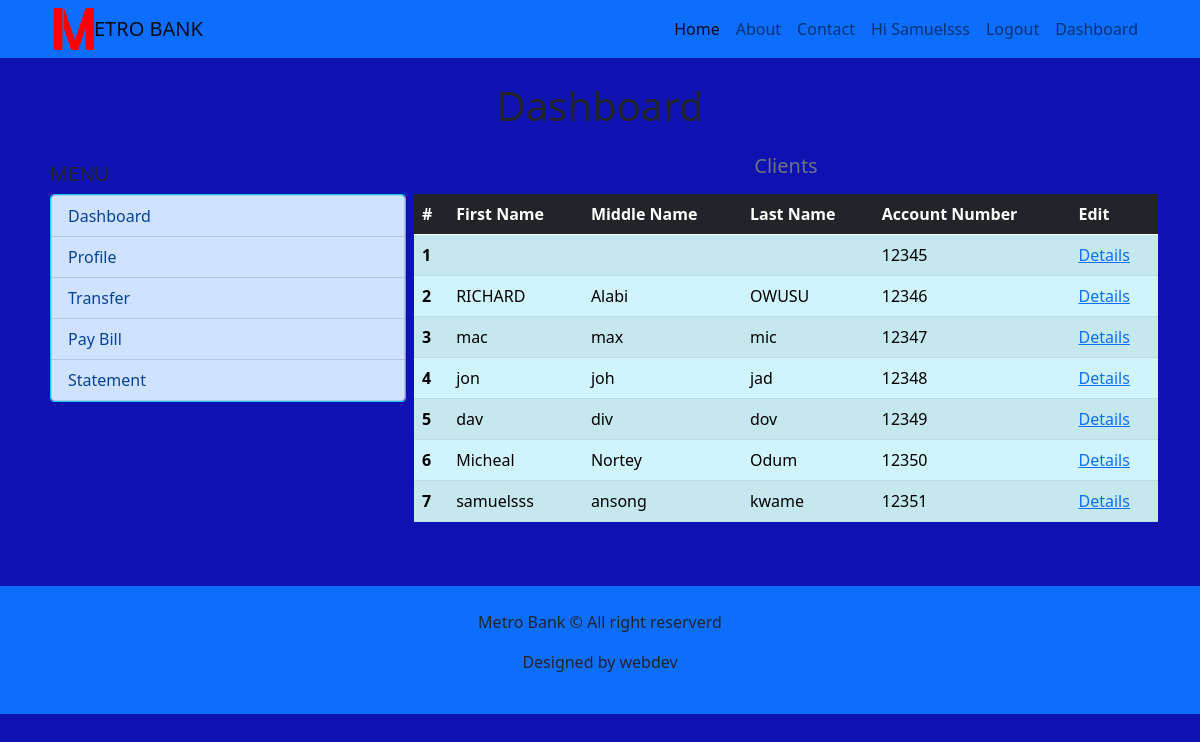
The page /clients/ (signed in) on the database as committed earlier.
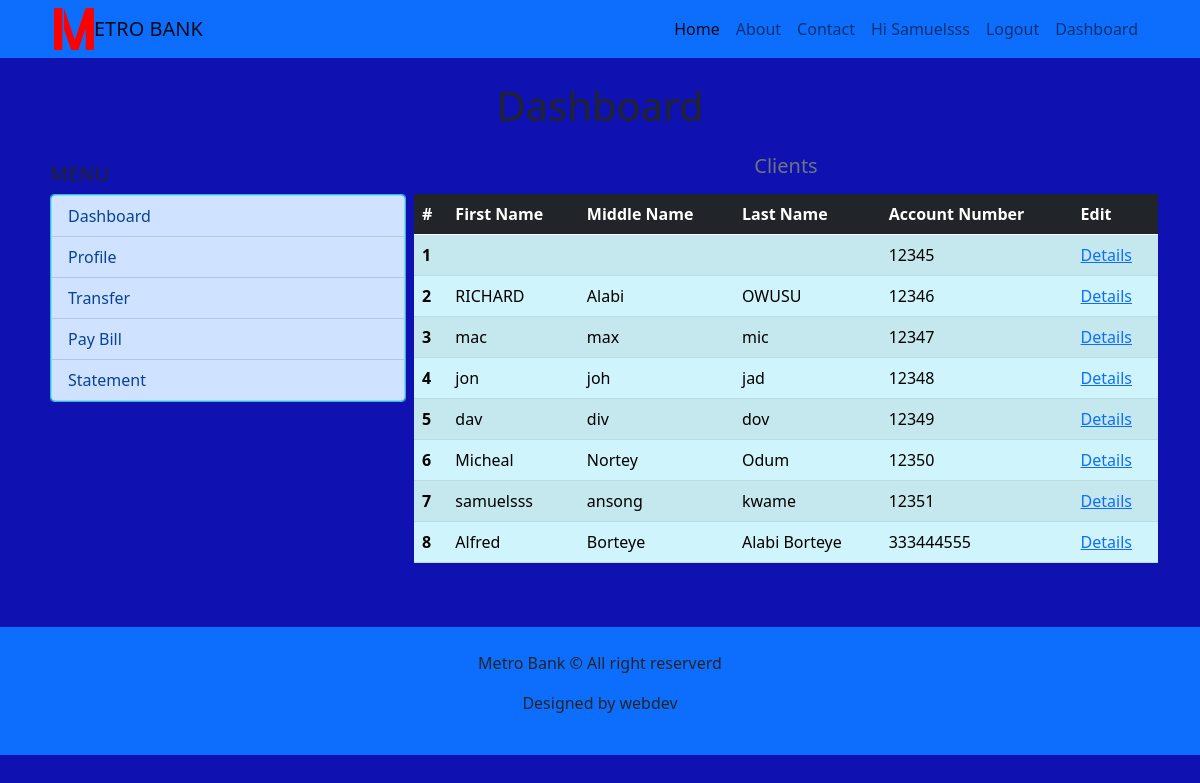
The same page on the database as committed later.
### accounts/models.py (models this page shows)
class CustomUser(AbstractUser):
    middle_name = models.CharField(max_length=255, default='')
    birth_date = models.DateField(null=True, blank=True)
    currentBalance = models.DecimalField(max_digits=100, decimal_places=2,default=0.00)
    accType = models.ForeignKey(AccType, on_delete=models.PROTECT,null=True, blank=True)
    image = ProcessedImageField(blank=True, null=True,default='profile/metrologo.png', upload_to='profile',processors=[ResizeToFill(100, 100)],format='JPEG',options={'quality': 60})

### bank/views.py (the view)
# urls.py: path('clients/', views.clientsView, name='clients'),
def clientsView(request):
    clients = CustomUser.objects.all()
    context = {
        'clients': clients
    }
    return render(request, 'bank/clients.html', context)

### bank/templates/bank/clients.html (shortened to what this page needs)
{% extends "base/base.html" %}
{% block content %}
    <main class="container mb-5">
        <h1 class="text-center display-6 pt-4">Dashboard</h1>
        <div class="row">
            <div class="col-12 col-md-4 mt-md-2 mb-md-5 px-md-2 py-md-3">
                {% include "bank/menu.html" %}
            </div>
            <div class="col-12 col-md-8">
                <div class="row justify-content-between">
                    <h5 class="h5 text-center text-secondary my-3">Clients</h5>
                    <table class="table table-striped table-info table-hover">
                        <thead>
                            <tr class="">
                                <th scope="col" class="bg-dark text-white">#</th>
                                <th scope="col" class="bg-dark text-white">First Name</th>
                                <th scope="col" class="bg-dark text-white">Middle Name</th>
                                <th scope="col" class="bg-dark text-white">Last Name</th>
                                <th scope="col" class="bg-dark text-white">Account Number</th>
                                <th scope="col" class="bg-dark text-white">Edit</th>
                            </tr>
                        </thead>
                        <tbody>
                            {% for client in clients  %}
                            <tr>
                                <th scope="col">{{ forloop.counter }}</th>
                                <td scope="col">{{ client.first_name }} </td>
                                <td scope="col">{{ client.middle_name }}</td>
                                <td scope="col">{{ client.last_name }}</td>
                                <td scope="col">{{ client.username }}</td>
                                <td scope="col"><a href="{% url "client_details" client.id %}">Details</a></td>
                            </tr>
                            {% endfor %}
                        </tbody>
                    </table>
                </div>
            </div>
        </div>
    </main>
{% endblock content %}

### base/templates/base/base.html (shortened to what this page needs)
{% load static %}
<!DOCTYPE html>
<html lang="en">
<head>
    <link rel="stylesheet" href=" {% static "base/bootstrap/css/bootstrap.css" %} ">
    <link rel="stylesheet" href=" {% static "base/scss/custom.css" %} ">
	<link rel="stylesheet" href="{% static "base/css/mystyle.css" %}">
</head>
<body class='mybg'>
	<header>
		<nav class="navbar navbar-expand-lg navbar-light bg-warning">
			<div class="container">
				<img src="{% static "base/images/metrologo.png" %}" alt="" width="40px">
			  <a class="navbar-brand" href="#">ETRO BANK</a>
			  <div class="collapse navbar-collapse justify-content-end" id="navbarSupportedContent">
				<ul class="navbar-nav  mb-2 mb-lg-0">
				  <li class="nav-item">
					<a class="nav-link active" aria-current="page" href="{% url "home" %}">Home</a>
				  </li>
				  <li class="nav-item">
					<a class="nav-link" href="{% url "about" %}">About</a>
				  </li>
				  <li class="nav-item">
					<a class="nav-link" href="{% url "contact" %}">Contact</a>
				  </li>
				  {% if request.user.is_authenticated %}
				  <li class="nav-item">
					<a class="nav-link" href="{% url "client_profile" %}">Hi {{ request.user.first_name|title }}</a>
				  </li>
				  <li class="nav-item">
					<a class="nav-link" href="{% url "signOut" %}">Logout</a>
				</li>
						{% if request.user.is_superuser %}
							<li class="nav-item">
								<a class="nav-link" href="{% url "admin_dashboard" %}">Dashboard</a>
							</li>
							{% else %}
							<li class="nav-item">
								<a class="nav-link" href="{% url "client_dashboard" %}">Dashboard</a>
							</li>
						{% endif %}
				  {% endif %}
				</ul>
			  </div>
			</div>
		  </nav>
	</header>
    {% block content %}
	{% endblock content %}
	<footer class='bg-warning p-4'>
		<div class="container text-center bg-warning py-g">
			<p>Metro Bank &copy All right reserverd</p>
			<p>Designed by webdev</p>
		</div>
	</footer>
</body>
</html>

Rows that differ between the two databases and show on the page:
added CustomUser: first_name "Alfred", middle_name "Borteye", last_name "Alabi Borteye", username "333444555"
